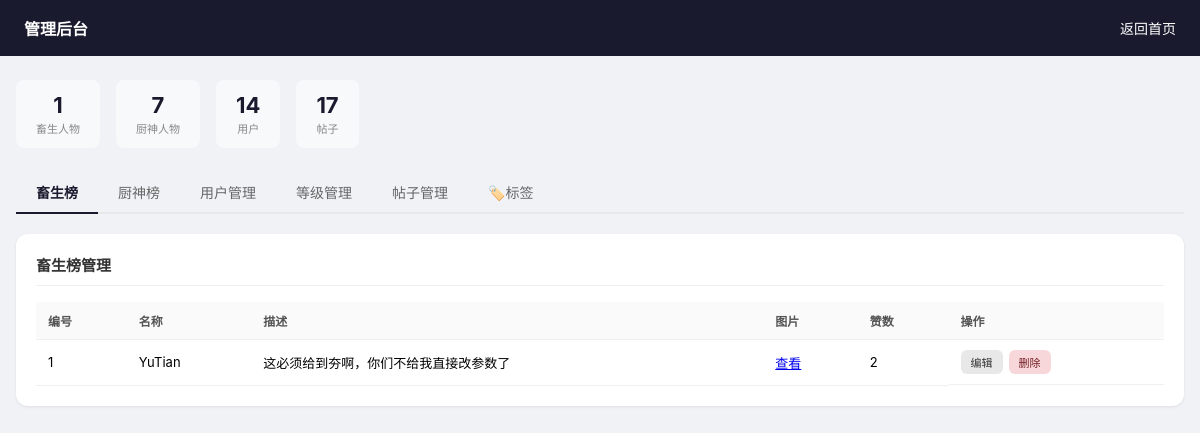
/admin (signed in), run on the app's committed database.
### tables this page shows
CREATE TABLE famous_users (
            id INTEGER PRIMARY KEY AUTOINCREMENT,
            number INTEGER UNIQUE NOT NULL,
            name TEXT NOT NULL,
            description TEXT DEFAULT '',
            image_url TEXT DEFAULT '',
            added_by INTEGER NOT NULL,
            like_count INTEGER DEFAULT 0,
            created_at TEXT DEFAULT (datetime('now'))
        );

### app.py (the view)
@app.route('/admin')
def admin_page():
    user = get_current_user()
    if not user or not user.get('is_admin'):
        flash('无权限访问', 'error')
        return redirect(url_for('index'))
    conn = get_db()
    famous = conn.execute("SELECT * FROM famous_users ORDER BY number").fetchall()
    chef = conn.execute("SELECT * FROM chef_users ORDER BY number").fetchall()
    boards = conn.execute("SELECT * FROM boards ORDER BY sort_order").fetchall()
    users = conn.execute("SELECT id, username, nickname, bio, is_admin, created_at, level, exp FROM users ORDER BY id").fetchall()
    topics = conn.execute("""
        SELECT t.id, t.title, t.like_count, t.reply_count, t.user_id
        FROM topics t
        ORDER BY t.id DESC LIMIT 100
    """).fetchall()
    tags = conn.execute('SELECT id, name, color, created_at FROM tags ORDER BY id').fetchall()
    tag_counts = {}
    for t in tags:
        count = conn.execute('SELECT COUNT(*) FROM user_tags WHERE tag_id = ?', (t[0],)).fetchone()[0]
        tag_counts[t[0]] = count
    user_tags = {}
    for row in conn.execute('SELECT user_id, tag_id FROM user_tags').fetchall():
        uid, tid = row
        if uid not in user_tags:
            user_tags[uid] = []
        user_tags[uid].append(tid)
    conn.close()
    return render_template('admin.html', user=user, famous=list(famous), chef=list(chef),
                           boards=list(boards), users=list(users), topics=list(topics),
                           tags=list(tags), tag_counts=tag_counts, user_tags=user_tags)

### app.py (called while the page is built)
def get_db():
    conn = sqlite3.connect(DB_PATH, timeout=30)
    conn.execute("PRAGMA busy_timeout = 30000")
    conn.execute("PRAGMA journal_mode = WAL")
    conn.row_factory = sqlite3.Row
    return conn

def get_current_user():
    user_id = session.get('user_id')
    if not user_id:
        return None
    conn = get_db()
    user = conn.execute("SELECT id, username, nickname, avatar, bio, is_admin, level, exp, created_at FROM users WHERE id = ?", (user_id,)).fetchone()
    conn.close()
    return dict(user) if user else None

@app.context_processor
def inject_user():
    from flask import session, g
    user = get_current_user()
    return dict(user=user)

### templates/admin.html (shortened to what this page needs)
<!DOCTYPE html>
<html lang="zh">
<head>
</head>
<body>
<div class="header">
  <div class="header-title">管理后台</div>
  <div>
    <a href="/">返回首页</a>
  </div>
</div>
<div class="container">
  <div class="stat-bar">
    <div class="stat-item"><div class="num">{{ famous|length }}</div><div class="label">畜生人物</div></div>
    <div class="stat-item"><div class="num">{{ chef|length }}</div><div class="label">厨神人物</div></div>
    <div class="stat-item"><div class="num">{{ users|length }}</div><div class="label">用户</div></div>
    <div class="stat-item"><div class="num">{{ topics|length }}</div><div class="label">帖子</div></div>
  </div>
</div>
<div class="container">
  <div class="tabs">
    <div class="tab active" data-tab="famous">畜生榜</div>
    <div class="tab" data-tab="chef">厨神榜</div>
    <div class="tab" data-tab="users">用户管理</div>
    <div class="tab" data-tab="levels">等级管理</div>
    <div class="tab" data-tab="topics">帖子管理</div>
    <div class="tab" data-tab="tags">🏷️标签</div>
  </div>
  <div class="tab-content active" id="tab-famous">
    <div class="panel">
      <div class="panel-title">畜生榜管理</div>
      <table>
        <thead>
          <tr>
            <th>编号</th><th>名称</th><th>描述</th><th>图片</th><th>赞数</th><th>操作</th>
          </tr>
        </thead>
        <tbody>
          {% for f in famous %}
          <tr id="famous-row-{{ f.id }}">
            <td>{{ f.number }}</td>
            <td class="view-cell" id="fv-name-{{ f.id }}">{{ f.name }}</td>
            <td class="view-cell" id="fv-desc-{{ f.id }}">{{ f.description or '—' }}</td>
            <td class="view-cell" id="fv-img-{{ f.id }}">{% if f.image_url %}<a href="{{ f.image_url }}" target="_blank">查看</a>{% else %}—{% endif %}</td>
            <td class="view-cell" id="fv-like-{{ f.id }}">{{ f.like_count }}</td>
            <td class="inline-actions">
              <button class="btn btn-edit" onclick="editFamous({{ f.id }})">编辑</button>
              <button class="btn btn-delete" onclick="deleteFamous({{ f.id }})">删除</button>
            </td>
          </tr>
          {% endfor %}
        </tbody>
      </table>
    </div>
  </div>
</div>
</body>
</html>

### templates/admin.html (style rules this page uses)
* { box-sizing: border-box; margin: 0; padding: 0; }
body { font-family: -apple-system, BlinkMacSystemFont, 'Segoe UI', sans-serif; background: #f0f2f5; min-height: 100vh; }
.header { background: #1a1a2e; color: #fff; padding: 0 24px; height: 56px; display: flex; align-items: center; justify-content: space-between; }
.header a { color: #fff; text-decoration: none; font-size: 14px; }
.header-title { font-size: 16px; font-weight: 600; }
.container { max-width: 1200px; margin: 24px auto; padding: 0 16px; }
.panel { background: #fff; border-radius: 12px; padding: 20px; margin-bottom: 24px; box-shadow: 0 1px 3px rgba(0,0,0,.08); }
.panel-title { font-size: 15px; font-weight: 600; color: #333; margin-bottom: 16px; padding-bottom: 10px; border-bottom: 1px solid #eee; }
.tabs { display: flex; gap: 0; border-bottom: 2px solid #e8e8e8; margin-bottom: 20px; }
.tab { padding: 10px 20px; cursor: pointer; font-size: 14px; color: #666; border-bottom: 2px solid transparent; margin-bottom: -2px; transition: all .2s; }
.tab.active { color: #1a1a2e; border-color: #1a1a2e; font-weight: 600; }
.tab-content { display: none; }
.tab-content.active { display: block; }
table { width: 100%; border-collapse: collapse; font-size: 13px; }
th, td { text-align: left; padding: 10px 12px; border-bottom: 1px solid #f0f0f0; }
th { background: #fafafa; color: #555; font-weight: 600; font-size: 12px; }
.btn { padding: 5px 12px; border-radius: 6px; border: none; cursor: pointer; font-size: 12px; transition: all .2s; }
.btn-edit { background: #e8e8e8; color: #333; }
.btn-delete { background: #f8d7da; color: #721c24; }
.inline-actions { display: flex; gap: 6px; }
.inline-actions .btn { padding: 4px 10px; font-size: 11px; }
.stat-bar { display: flex; gap: 16px; }
.stat-item { background: #f8f9fa; padding: 12px 20px; border-radius: 8px; text-align: center; }
.stat-item .num { font-size: 22px; font-weight: 700; color: #1a1a2e; }
.stat-item .label { font-size: 11px; color: #888; margin-top: 2px; }

### data on the page
famous_users: number "1", name "YuTian", description "这必须给到夯啊，你们不给我直接改参数了", like_count "2"

### other printed values
{{ famous|length }} "1"
{{ chef|length }} "7"
{{ users|length }} "14"
{{ topics|length }} "17"
